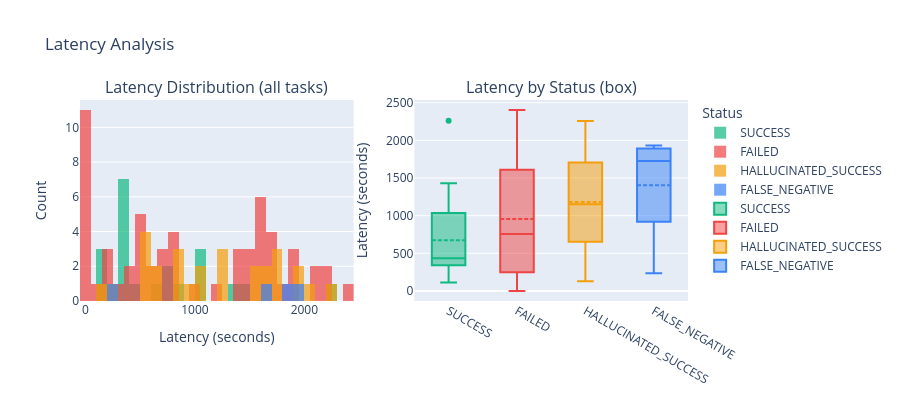

Notebook code for this chart:
### Code cell
# ── Latency distribution ──
fig = make_subplots(rows=1, cols=2,
                    subplot_titles=['Latency Distribution (all tasks)', 'Latency by Status (box)'])

for status, color in [('SUCCESS', '#10B981'), ('FAILED', '#EF4444'), ('HALLUCINATED_SUCCESS', '#F59E0B'), ('FALSE_NEGATIVE', '#3B82F6')]:
    subset = df[df['corrected_status'] == status]
    fig.add_trace(go.Histogram(
        x=subset['latency_seconds'],
        name=status,
        marker_color=color,
        opacity=0.7,
        nbinsx=25
    ), row=1, col=1)

for status, color in [('SUCCESS', '#10B981'), ('FAILED', '#EF4444'), ('HALLUCINATED_SUCCESS', '#F59E0B'), ('FALSE_NEGATIVE', '#3B82F6')]:
    subset = df[df['corrected_status'] == status]
    fig.add_trace(go.Box(
        y=subset['latency_seconds'],
        name=status,
        marker_color=color,
        boxmean=True
    ), row=1, col=2)

fig.update_layout(
    title_text='Latency Analysis',
    height=400,
    barmode='overlay',
    legend_title='Status'
)
fig.update_xaxes(title_text='Latency (seconds)', row=1, col=1)
fig.update_yaxes(title_text='Count', row=1, col=1)
fig.update_yaxes(title_text='Latency (seconds)', row=1, col=2)
fig.show()

print('\nLatency breakdown by status:')
lat_by_status = df.groupby('corrected_status')['latency_seconds'].agg(['mean', 'median', 'std', 'min', 'max'])
print(lat_by_status.round(1).to_string())

### Figure 1 — Plotly figure (JSON) as saved in the notebook; plotly's stock layout.template omitted (floating-point values rounded to 4 significant figures)
{"data": [{"marker": {"color": "#10B981"}, "name": "SUCCESS", "nbinsx": 25, "opacity": 0.7, "type": "histogram", "x": [191.9, 838.0, 300.1, 1035.0, 1430.0, 773.6, 358.8, 1358.0, 340.4, 146.3, 622.2, 340.4, 2259.0, 368.8, 482.2, 1075.0, 1083.0, 264.6, 721.5, 112.5, 383.4, 343.2], "xaxis": "x", "yaxis": "y"}, {"marker": {"color": "#EF4444"}, "name": "FAILED", "nbinsx": 25, "opacity": 0.7, "type": "histogram", "x": [0.0, 0.0, 515.3, 1523.0, 1610.0, 1766.0, 0.0, 1429.0, 0.0, 1545.0, 747.3, 2053.0, 1608.0, 0.0, 1711.0, 114.3, 1885.0, 574.0, 0.0, 0.0, 1160.0, 1882.0, 981.9, 2089.0, 1486.0, 0.0, 1855.0, 188.7, 2199.0, 1640.0, 0.0, 1718.0, 186.9, 2402.0, 460.5, 0.0, 0.0, 1555.0, 661.5, 1695.0, 2162.0, 1656.0, 1551.0, 1389.0, 1600.0, 1447.0, 229.1, 381.3, 754.9, 840.4, 497.9, 449.9, 505.7, 573.0, 753.6, 842.9, 305.4, 479.3, 712.4], "xaxis": "x", "yaxis": "y"}, {"marker": {"color": "#F59E0B"}, "name": "HALLUCINATED_SUCCESS", "nbinsx": 25, "opacity": 0.7, "type": "histogram", "x": [1527.0, 1097.0, 1960.0, 2042.0, 1697.0, 1972.0, 2258.0, 1227.0, 590.4, 1776.0, 1716.0, 1765.0, 577.5, 1501.0, 1684.0, 682.0, 1208.0, 1236.0, 510.1, 828.6, 903.6, 571.5, 1032.0, 862.3, 623.0, 129.2, 285.7, 838.1], "xaxis": "x", "yaxis": "y"}, {"marker": {"color": "#3B82F6"}, "name": "FALSE_NEGATIVE", "nbinsx": 25, "opacity": 0.7, "type": "histogram", "x": [1931.0, 1602.0, 1851.0, 233.7], "xaxis": "x", "yaxis": "y"}, {"boxmean": true, "marker": {"color": "#10B981"}, "name": "SUCCESS", "type": "box", "xaxis": "x2", "y": [191.9, 838.0, 300.1, 1035.0, 1430.0, 773.6, 358.8, 1358.0, 340.4, 146.3, 622.2, 340.4, 2259.0, 368.8, 482.2, 1075.0, 1083.0, 264.6, 721.5, 112.5, 383.4, 343.2], "yaxis": "y2"}, {"boxmean": true, "marker": {"color": "#EF4444"}, "name": "FAILED", "type": "box", "xaxis": "x2", "y": [0.0, 0.0, 515.3, 1523.0, 1610.0, 1766.0, 0.0, 1429.0, 0.0, 1545.0, 747.3, 2053.0, 1608.0, 0.0, 1711.0, 114.3, 1885.0, 574.0, 0.0, 0.0, 1160.0, 1882.0, 981.9, 2089.0, 1486.0, 0.0, 1855.0, 188.7, 2199.0, 1640.0, 0.0, 1718.0, 186.9, 2402.0, 460.5, 0.0, 0.0, 1555.0, 661.5, 1695.0, 2162.0, 1656.0, 1551.0, 1389.0, 1600.0, 1447.0, 229.1, 381.3, 754.9, 840.4, 497.9, 449.9, 505.7, 573.0, 753.6, 842.9, 305.4, 479.3, 712.4], "yaxis": "y2"}, {"boxmean": true, "marker": {"color": "#F59E0B"}, "name": "HALLUCINATED_SUCCESS", "type": "box", "xaxis": "x2", "y": [1527.0, 1097.0, 1960.0, 2042.0, 1697.0, 1972.0, 2258.0, 1227.0, 590.4, 1776.0, 1716.0, 1765.0, 577.5, 1501.0, 1684.0, 682.0, 1208.0, 1236.0, 510.1, 828.6, 903.6, 571.5, 1032.0, 862.3, 623.0, 129.2, 285.7, 838.1], "yaxis": "y2"}, {"boxmean": true, "marker": {"color": "#3B82F6"}, "name": "FALSE_NEGATIVE", "type": "box", "xaxis": "x2", "y": [1931.0, 1602.0, 1851.0, 233.7], "yaxis": "y2"}], "layout": {"annotations": [{"font": {"size": 16}, "showarrow": false, "text": "Latency Distribution (all tasks)", "x": 0.225, "xanchor": "center", "xref": "paper", "y": 1, "yanchor": "bottom", "yref": "paper"}, {"font": {"size": 16}, "showarrow": false, "text": "Latency by Status (box)", "x": 0.775, "xanchor": "center", "xref": "paper", "y": 1, "yanchor": "bottom", "yref": "paper"}], "barmode": "overlay", "height": 400, "legend": {"title": {"text": "Status"}}, "title": {"text": "Latency Analysis"}, "xaxis": {"anchor": "y", "domain": [0, 0.45], "title": {"text": "Latency (seconds)"}}, "xaxis2": {"anchor": "y2", "domain": [0.55, 1]}, "yaxis": {"anchor": "x", "domain": [0, 1], "title": {"text": "Count"}}, "yaxis2": {"anchor": "x2", "domain": [0, 1], "title": {"text": "Latency (seconds)"}}}}
